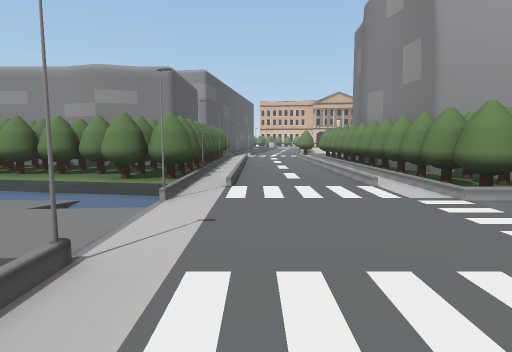
view 1 (above)

24 first-person views from a walk through a Unity game level. The camera is 1.2 m above the floor, tilts 6° down and sees 75° across. The floor is counted in squares, 2 m on a side. Each view is taken from the middle of a square. On the plan, view 1 faces up. The plan holds only what a view shows up to about 10 squares ahead; the rest is blank. The place goes on beyond the plan. The player character is not drawn. Some animated figures are not drawn. Some surface patterns are stand-ins.

view 2
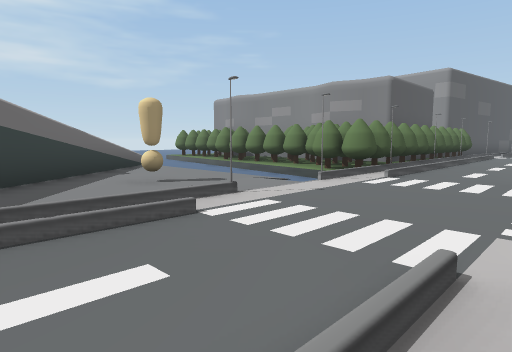

view 3
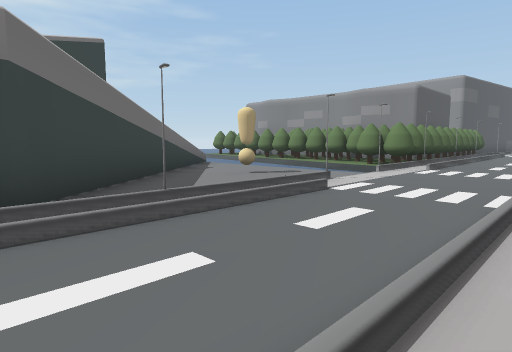

view 4
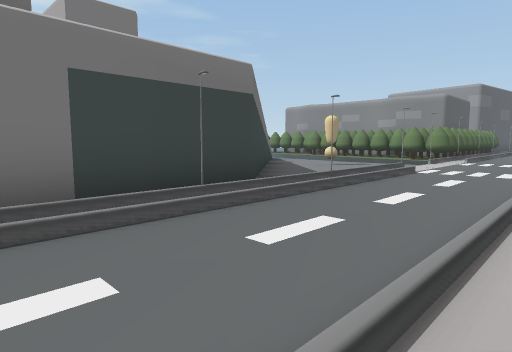

view 5
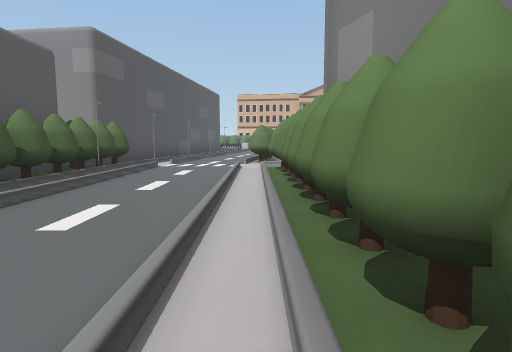

view 6
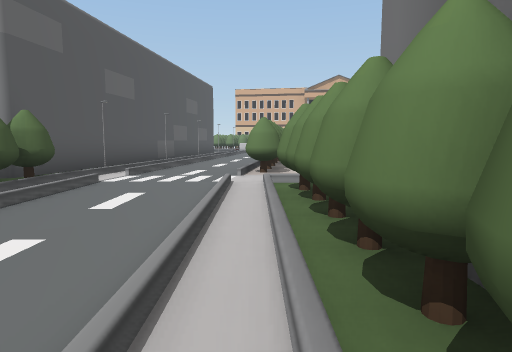

view 7
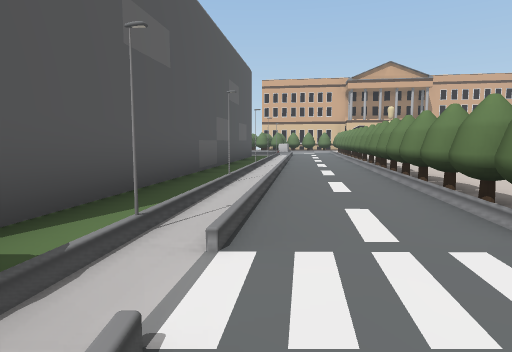

view 8
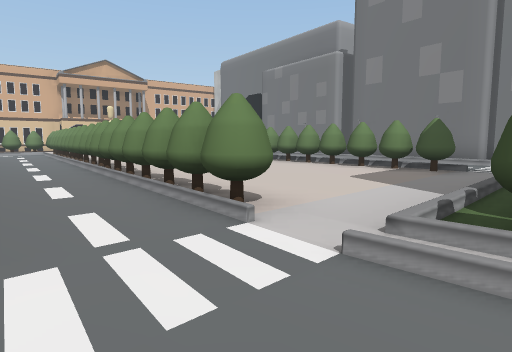

view 9
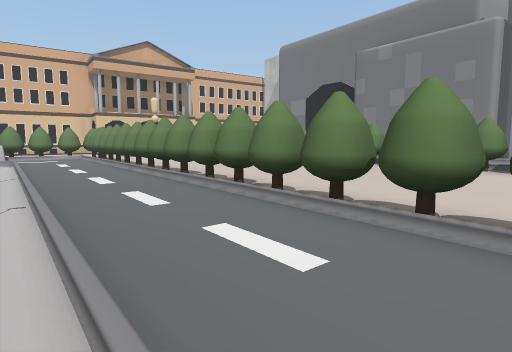

view 10
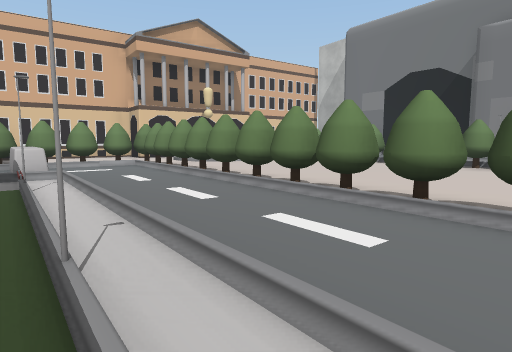

view 11
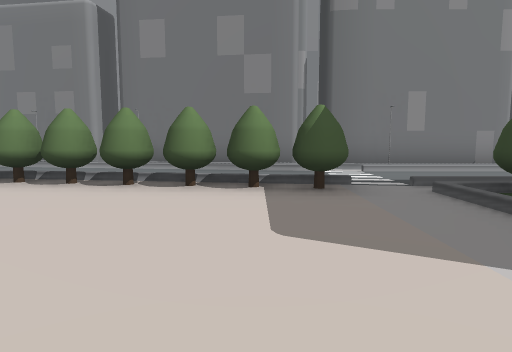

view 12
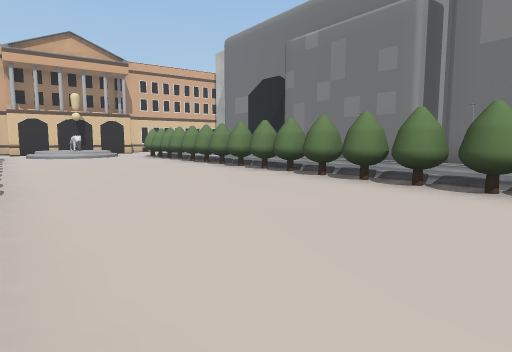

view 13
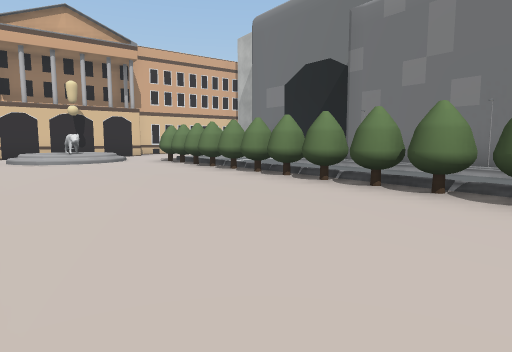

view 14
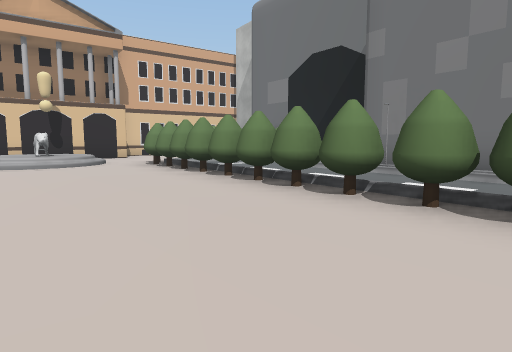

view 15
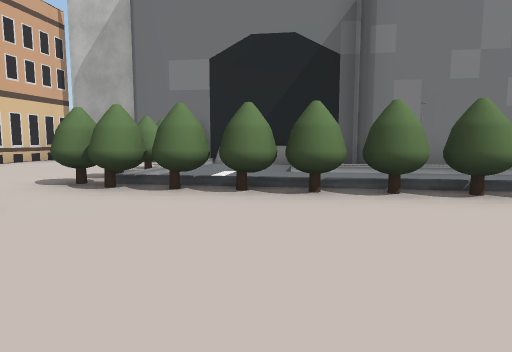

view 16
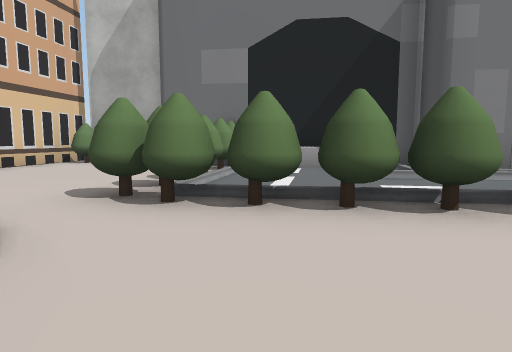

view 17
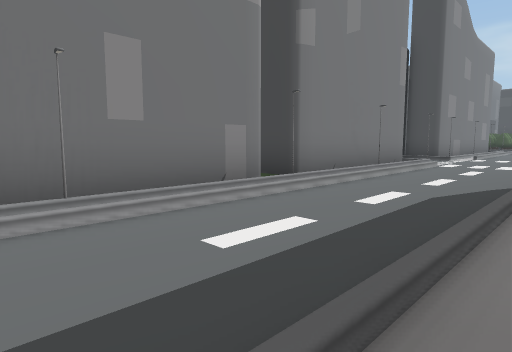

view 18
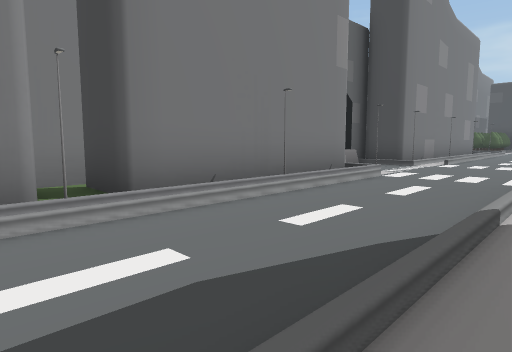

view 19
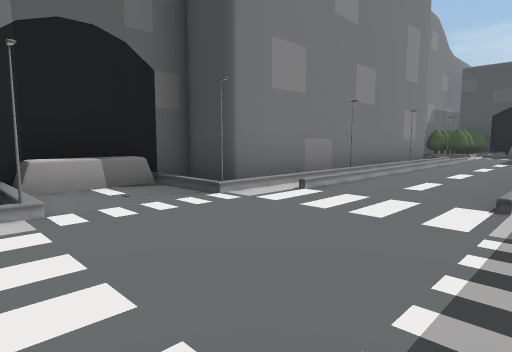

view 20
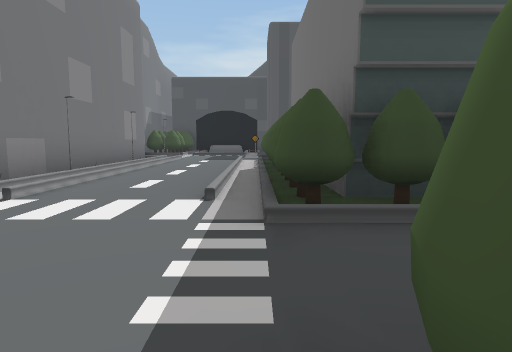

view 21
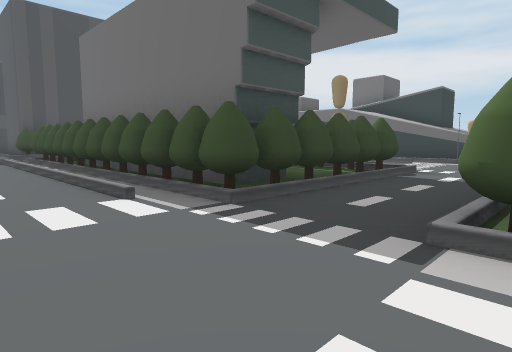

view 22
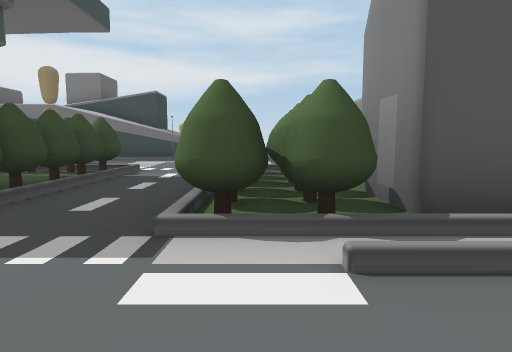

view 23
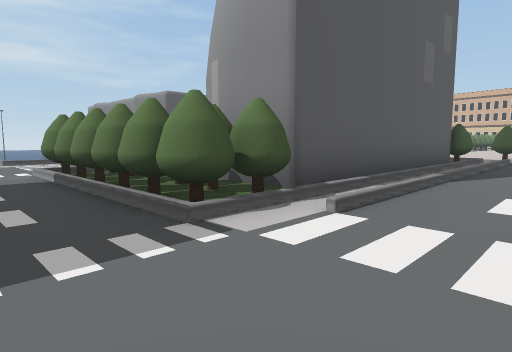

view 24
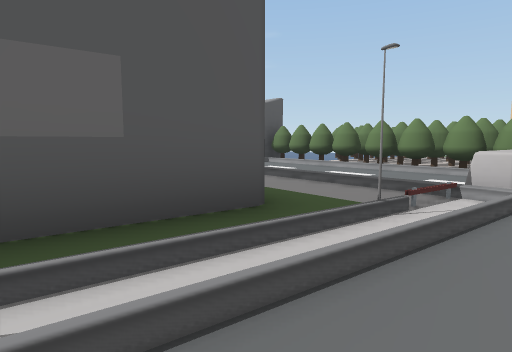

### Floor plan
Key: @ floor where view 1 was taken; # wall or solid block; x gap in a wall; . main floor; : floor 0.25 m higher than the main floor; - floor 0.25 m lower than the main floor; + floor 0.5 m higher than the main floor; / step, stairs or slope; = window, fence, low wall or low ledge; ^ raised ledge; O other object.
Columns run from 5 left of view 1 to 14 right of it. Each row starts with its distance up from view 1.
 30  #########.+O
 29  .... ^=.#.:O+##
 28      .^=.#....######
 27      ....#....#....#
 26      #...#....#....#
 25     ##...x....#.//##
 24     #....x....x./##
 23     #.#.##....x./#
 22     #...x....##./#
 21     #...#....x../#
 20     ##..#....#../#
 19    ###..#....# ./#
 18    #....x....# /##
 17    ##...#....x./#
 16    ##..#....##./#
 15    #...#....x../#
 14    ##../....#../#
 13    ##..//////../#
 12    ##../#  #/../#
 11    ##../#  #/../#
 10    ##../#   /../#
  9    ##../#  #/../##
  8 ## ##../#  #/../##
  7 #####../#  #/../#
  6 #####../####/../#
  5 -//##../####/../#
  4 ////=../####/../##
  3 ...//............#
  2 #.#./..........#.#
  1 #../=../####/../##
  0 ##..=@./####/../#
 -1  ##.#../   #/../#
 -2   ##=../   #/../#
 -3    #=../   #/../#
 -4    #=../   #/../#
 -5    #=../   #/../#
 -6    #=../   #/../#

Positions as (right, up) in squares from view 1, and headings:
1: (0, 0), facing up
2: (2, -1), facing up-left
3: (2, -3), facing up-left
4: (2, -6), facing up-left
5: (2, 5), facing up
6: (2, 8), facing up
7: (0, 12), facing up
8: (0, 12), facing up-right
9: (0, 17), facing up-right
10: (0, 21), facing up-right
11: (3, 15), facing right
12: (3, 16), facing up-right
13: (4, 19), facing up-right
14: (5, 20), facing up-right
15: (5, 26), facing right
16: (6, 27), facing right
17: (7, 13), facing down-right
18: (7, 10), facing down-right
19: (7, 4), facing down-right
20: (7, 4), facing down
21: (9, 4), facing down-left
22: (9, 4), facing left
23: (9, 2), facing up-left
24: (2, 23), facing up-left
